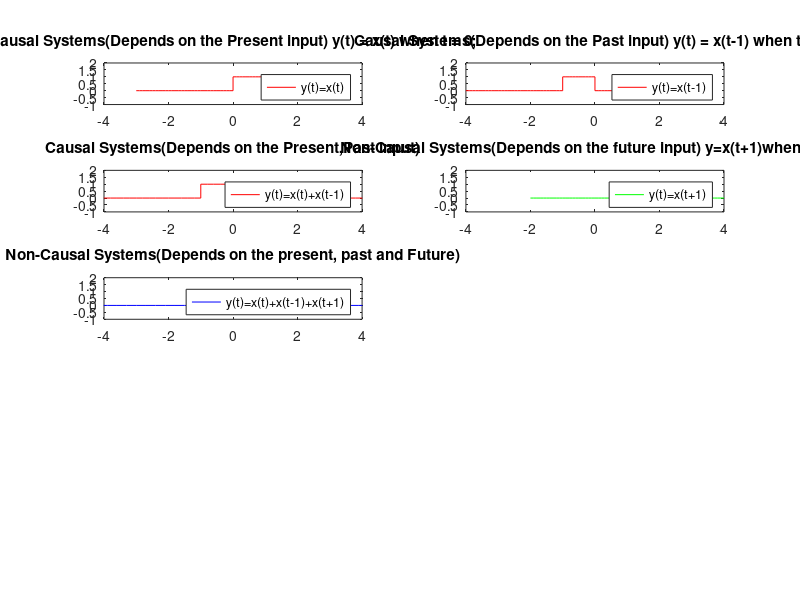

The MATLAB source for this figure:
%Causal non causal
t1 = -3:.1:0;
x1 = zeros(size(t1));
t2 = 0:.1:1;
x2 = ones(size(t2));
t3 = 1:.1:3;
x3 = zeros(size(t3));
t = [t1 t2 t3];
x = [x1 x2 x3];
subplot(521);
plot(t,x,'r');
title('Causal Systems(Depends on the Present input) y(t) = x(t) when t = 0;');
legend('y(t)=x(t)');
xlim([-4 4]);
ylim([-1 2]);

subplot(522);
plot(t-1,x,'r');
title('Causal Systems(Depends on the Past input) y(t) = x(t-1) when t = -1;');
legend('y(t)=x(t-1)');
xlim([-4 4]);
ylim([-1 2]);

subplot(523);
plot(t+t-1,x,'r');
title('Causal Systems(Depends on the Present,Past input)');
legend('y(t)=x(t)+x(t-1)');
xlim([-4 4]);
ylim([-1 2]);

subplot(524);
plot(t+1,x,'g');
title('Non-Causal Systems(Depends on the future input) y=x(t+1)when t = +1;');
legend('y(t)=x(t+1)');
xlim([-4 4]);
ylim([-1 2]);

subplot(525);
plot(t+t-1+t+1,x,'blue');
legend('y(t)=x(t)+x(t-1)+x(t+1)');
title('Non-Causal Systems(Depends on the present, past and Future)');
xlim([-4,4]);
ylim([-1,2]);

